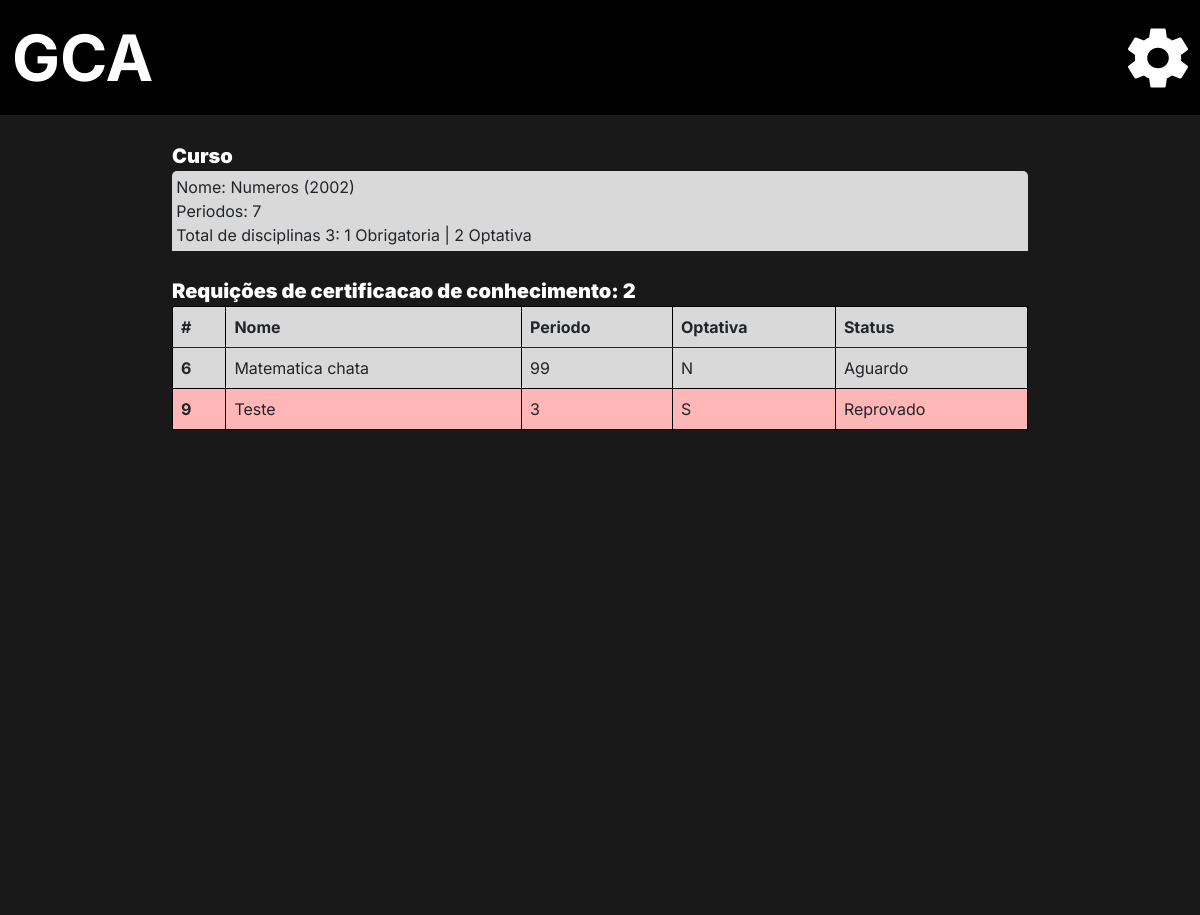
Before: /Aluno/aluno_requisicoes/certificacao/ (signed in) with the older database file.
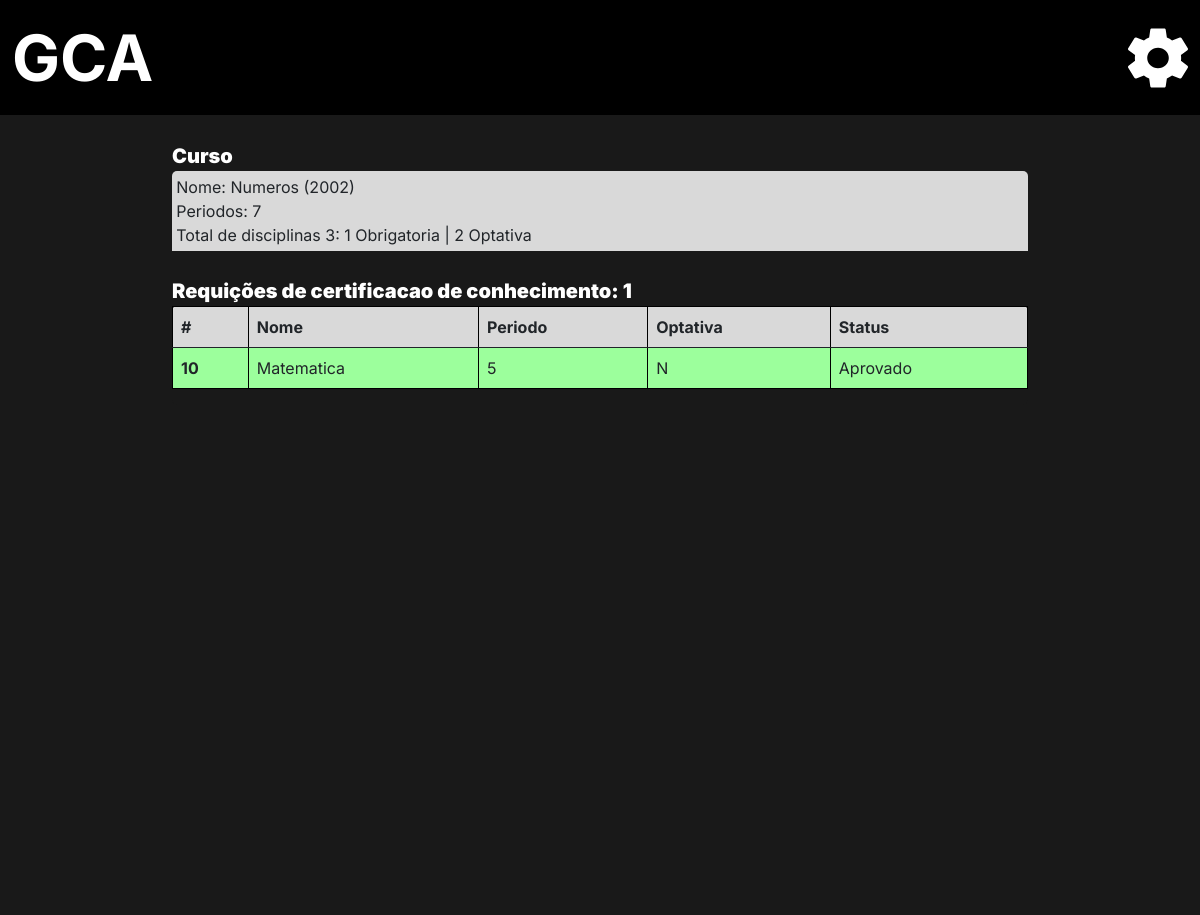
After: the same page with the newer database file.
### administrador/models.py (models this page shows, shortened)
class Curso (models.Model):
    nome = models.CharField(("Nome do Curso"), max_length=150, null=False, blank=False)
    ano = models.DateField("Ano")
    periodos =  models.IntegerField(('Total de peridodos'), null=False, blank=False)
    disciplina = models.ManyToManyField("administrador.Disciplina", verbose_name=("Disciplinas"),blank=False)
    coordenador = models.ForeignKey(User, verbose_name=("Coordenador"), on_delete=models.SET_NULL, null=True)
    verbose_name = 'Curso'
    verbose_name_plural = 'Cursos'
    def __str__(self):
        return self.nome +' ('+ str(self.ano.year) +')'

class Disciplina (models.Model):
    OPTATIVA = (
        ("S", "Sim"),
        ("N", "Não"),
    )
    STATUS = (
        ("Cursando", "Cursando"),
        ("Aprovado", "Aprovado"),
        ("Espera", "Espera")
    )
    nome = models.CharField(("Nome da Disciplina"), max_length=150, null=False)
    perido = models.IntegerField(("Periodo da disciplina"))
    carga_horaria = models.IntegerField(("Carga Horaria"))
    optativa = models.CharField(("Opitativa"), choices=OPTATIVA, blank=False, null=False,max_length=20)
    dependencia = models.ManyToManyField("self", verbose_name=("Dependencias"), blank=True, default='Sem Dependencia')
    aberto = models.BooleanField(("Aberto"), default='False')
    status = models.CharField('Status', choices=STATUS, max_length=20, default="Cursando")
    data_final = models.DateField(("Data Final"), blank=True, null=True,auto_now=False, auto_now_add=False)
    pedagogo = models.ForeignKey (User, verbose_name=("pedagogo"), on_delete=models.CASCADE, related_name='pedagogo', blank=True, null=True)
    banca_de_professores = models.ManyToManyField(User, verbose_name=("Banca de professores"), related_name='professores', blank=True, null=True)
    verbose_name = 'Disciplina'
    verbose_name_plural = 'Disciplinas'

### Aluno/models.py (models this page shows, shortened)
class Certificação_de_conhecimento (models.Model):
    STATUS = (
        ("aprovado", "Aprovado"),
        ("reprovado", "Reprovado"),
        ("aguardo", "Aguardo")
    )
    disciplina =  models.ForeignKey('administrador.Disciplina', on_delete=models.CASCADE)
    status_requisição = models.CharField(("Status"), choices=STATUS, blank=False, null=False, max_length=20,  default='reprovado')
    nota = models.FloatField(("Nota"), blank=True, null=True, default=0)
    requisitor =  models.ForeignKey(User, verbose_name=("Requisitor"), on_delete=models.CASCADE, blank=False, null=False)
    verbose_name = 'Certificação de conhecimento'
    verbose_name_plural = 'Certificações de conhecimento'
    class Meta:
      db_table = 'Aluno_certificação_de_conhecimento'
      unique_together = (('requisitor', 'disciplina'),)

### Aluno/views.py (the view)
# urls.py: path('aluno_requisicoes/certificacao/', vizualizar_minhas_requisicoes_de_certificacao, name='aluno_requisicoes_de_certificacao')
@login_required(login_url='/user/login/')
def vizualizar_minhas_requisicoes_de_certificacao (request):
    aluno = request.user
    requisicoes_de_certificacao = Certificação_de_conhecimento.objects.filter(requisitor=aluno.id)
    curso  = Curso.objects.get(id=aluno.curso_relacao.id)
    m2m  = curso.disciplina.all()
    len_disciplinas = len(curso.disciplina.all())
    len_optativas = 0
    len_nao_opttivas = 0
    for disciplina in m2m:
        if disciplina.optativa == 'S':
            len_optativas  +=1
        else:
            len_nao_opttivas += 1
    return render (request, 'vizualizar_minhas_requisicoes_certificacao.html', {'requisicoes_de_certificacao':requisicoes_de_certificacao,
                                                                                'total_requisicoes_certificacao':len(requisicoes_de_certificacao),
                                                                                'curso':curso,
                                                                                'total_disciplinas' : len_disciplinas,
                                                                                'total_de_optativas': len_optativas,
                                                                                'total_de_nao_optativas' : len_nao_opttivas})

### Aluno/templates/vizualizar_minhas_requisicoes_certificacao.html (shortened to what this page needs)
{% extends 'base.html' %}
{% load static %}
{% block import_title_css %}
<link rel="stylesheet" href="{% static 'css/vizualizar_aluno_curso.css' %}">
<link href="https://cdn.jsdelivr.net/npm/bootstrap@5.0.2/dist/css/bootstrap.min.css" rel="stylesheet">
<link rel="stylesheet" href="{% static 'css/__modal_selecionarAC.css' %}">
{% endblock %}
{% block main %}
    <div class="main">
        <div class="curso">
            <p class="titulo_curso">Curso</p>
            <div class="dados_curso">
                <p>Nome: {{curso}}<br>
                Periodos: {{curso.periodos}}<br>
                Total de disciplinas {{ total_disciplinas }}: {{total_de_optativas}} Obrigatoria | {{total_de_nao_optativas}}  Optativa </p>
            </div>
        </div>
        <div class="disciplinas">
            <p class="titulo_disciplina">Requições de certificacao de conhecimento: {{total_requisicoes_certificacao}}</p>
            <table class="table">
                <thead>
                    <tr>
                      <th scope="col">#</th>
                      <th scope="col">Nome</th>
                      <th scope="col">Periodo</th>
                      <th scope="col">Optativa</th>
                      <th scope="col">Status</th>
                    </tr>
                </thead>
                <tbody>
                    {% for requisicoes in requisicoes_de_certificacao %}
                        {% if requisicoes.status_requisição == 'reprovado' %}
                            <tr class="reprovado">
                                <th scope="row"> {{requisicoes.id}} </th>
                                <td>{{requisicoes.disciplina.nome}}</td>
                                <td>{{requisicoes.disciplina.perido}}</td>
                                <td>{{requisicoes.disciplina.optativa}}</td>
                                <td>Reprovado</td>
                            </tr>
                        {% elif requisicoes.status_requisição == 'aprovado' %}
                            <tr class="aprovado">
                                <th scope="row"> {{requisicoes.id}} </th>
                                <td>{{requisicoes.disciplina.nome}}</td>
                                <td>{{requisicoes.disciplina.perido}}</td>
                                <td>{{requisicoes.disciplina.optativa}}</td>
                                <td>Aprovado</td>
                            </tr>
                        {% else %}
                            <tr>
                                <th scope="row"> {{requisicoes.id}} </th>
                                <td>{{requisicoes.disciplina.nome}}</td>
                                <td>{{requisicoes.disciplina.perido}}</td>
                                <td>{{requisicoes.disciplina.optativa}}</td>
                                <td>Aguardo</td>
                            </tr>
                        {% endif %}
                    {% endfor %}
                </tbody>
            </table>
        </div>
    </div>
{% endblock %}

### templates/base.html (shortened to what this page needs)
{% load static %}
<!DOCTYPE html>
<html lang="en">
<head>
    <link rel="stylesheet" href="{% static 'css/base.css' %}">
    <link rel="stylesheet" href="{% static 'css/modal_menu.css' %}">
    <link href="https://cdn.jsdelivr.net/npm/bootstrap@5.0.2/dist/css/bootstrap.min.css" rel="stylesheet">
    {% block import_title_css %}{% endblock %}
</head>
<body>
    <header>
        <div class="header">
            <p class="slogan"  id="slogan">
                <a class="slogan_link" href="{% url 'home' %}">GCA</a>
            </p>
            <button type="button" class="botão_menu" data-bs-toggle="modal" data-bs-target="#side_menu">
                <img class="gear" src="{% static 'icons/gear.svg' %}" alt="">
            </button>
        </div>
    </header>
    {% block main %}
    {% endblock %}
</body>
</html>

### static/css/base.css (style rules this page uses)
* { margin: 0%; padding: 0%; border: 0%; font-family: inter; text-decoration: none; }
a { text-decoration: none; }
.header { width: 100%; height: 115px; background-color: black; display: flex; justify-content: space-between; align-items: center; }
.slogan { color: white; margin-left: 1%; font-size: 64px; font-weight: bolder; cursor: pointer; }
.gear { width: 60px; height: max-content; margin-right: 1%; cursor: pointer; }
.slogan a { text-decoration: none; color: white; }

### static/css/modal_menu.css (style rules this page uses)
p { margin-bottom: 0px !important; }
.botão_menu { background: none; color: inherit; border: none; padding: 0; font: inherit; cursor: pointer; outline: inherit; position: relative; overflow: visible; padding-right: 1%; }

### Aluno/static/css/vizualizar_aluno_curso.css (style rules this page uses)
.main { background-color: #191919; min-height: 100vh; max-height: max-content; border: none; display: flex; flex-direction: column; align-items: center; gap: 25px; }
.curso, .disciplinas { display: flex; flex-direction: column; background-color: #191919; border-radius: 5px; }
.dados_curso { width: 856px; padding: 0.5%; display: flex; flex-direction: column; background-color: #D9D9D9; border-radius: 5px 5px 0px 0px; }
.table { background-color: #D9D9D9; margin: 0px; border-radius: 5px 5px 0px 0px; }
.table thead tr th, .table tbody tr th, .table tbody tr td { border: 1px solid black; }
.dados_curso p { margin-top: auto; margin-bottom: auto; }
.disciplinas { display: flex; width: 856px; }
.titulo_curso { background-color: #191919; color: #FFFFFF; font-weight: 900; font-size: 20px; padding-top: 3%; margin: 0px; }
.titulo_disciplina { background-color: #191919; color: #FFFFFF; font-weight: 900; font-size: 20px; margin: 0px; }
.aprovado { background-color: #9cff9c; }

### Aluno/static/css/__modal_selecionarAC.css (style rules this page uses)
* { margin: 0%; padding: 0%; border: 0%; font-family: inter; text-decoration: none; }

Changed rows visible on the page:
removed Certificação_de_conhecimento: id "6", disciplina.nome "Matematica chata", disciplina.perido "99", disciplina.optativa "N"
removed Certificação_de_conhecimento: id "9", disciplina.nome "Teste", disciplina.perido "3", disciplina.optativa "S"
added Certificação_de_conhecimento: id "10", disciplina.nome "Matematica", disciplina.perido "5", disciplina.optativa "N"
Other visible differences:
{{ total_requisicoes_certificacao }}: "2" → "1"
